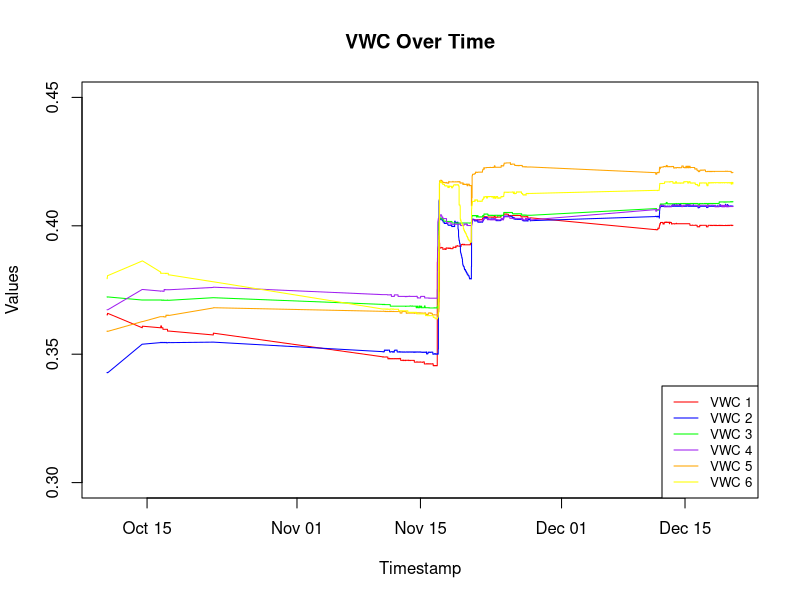
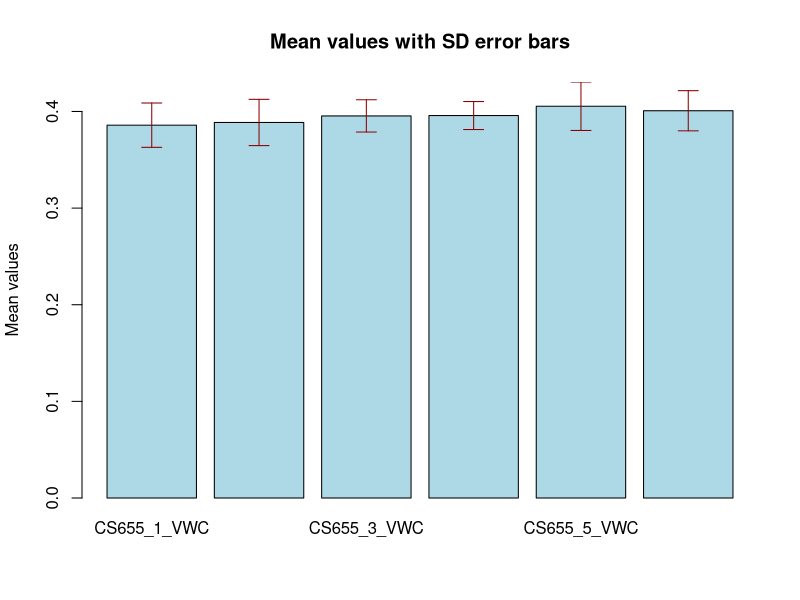

R code for these plots, in order: (Note: this script raises an error after producing the figures.)
#Author Mohammad Bahadori
#codes for Paddock Soil Data Processing

#Psckages to install/call
#install.packages("ggplot2")
#install.packages("reshape2")
#library(ggplot2)
#library(reshape2)


#uploading soil data from .dat file

#Read the file without headers
tempData <- read.table(file = "Ross T1_SoilData.dat", header = FALSE, sep = "\t")

# Check that the file has been read correctly by looking at the top
head(tempData)
str(tempData)

# Set the column names to the values of the second row
colnames(tempData) <- as.character(tempData[2, ])

# Remove unnecessary rows 
SoilData <- tempData[-c(1, 2, 3, 4), ]

# Reset row names to start at 1 and continue sequentially
rownames(SoilData) <- NULL

# Confirm the changes by looking at the top of the modified dataframe
head(SoilData)
str(SoilData)


# Create new data frame 'EC' using the column indices
VWC <- SoilData[, c(1, 3, 6, 9, 12, 15, 18)]
EC <- SoilData[, c(1, 4, 7, 10, 13, 16, 19)]
Temp <- SoilData[, c(1, 5, 8, 11, 14, 17, 20)]


# Alternatively, if the columns are consecutive, you can use
#VWC <- SoilData[, 1:6]
# EC <- SoilData[, 1:6]
#Temp <- SoilData[, 1:6]



#Lets do VWC first

# Check the structure and head of the 'VWC' dataset
str(VWC)
head(VWC)

# Check to see whether data are "as characer" or "numeric"
sapply(VWC[, 2:7], class)

# Convert all columns 2 to 7 to numeric if needed
VWC[, 2:7] <- sapply(VWC[, 2:7], function(x) as.numeric(as.character(x)))

# Remove rows that contain any NaN values
# First, loop through all elements and convert any "nan" or "NAN" strings to NA
VWC[VWC == "nan" | VWC == "NAN"] <- NA

# Then, use na.omit() to remove any rows containing NA values in the dataset
VWC <- na.omit(VWC)

# to exclude rows with any zeros
VWC <- VWC[!apply(VWC == 0, 1, any), ]

# Check the structure and head of the 'VWCp' dataset
str(VWC)
head(VWC)

#Write the 'VWC' dataframe to a .dat file with a tab delimiter and save it
write.table(VWC, file = "VWC1.dat", sep = "\t", row.names = FALSE, col.names = TRUE)



#Create the plot using ggplot2

# Convert the date strings in column 1 to POSIXct datetime objects
VWC[, 1] <- as.POSIXct(VWC[, 1], format = "%d/%m/%Y %H:%M")

#Choose your desired y-axis limits (and change it manually in line below).
#y_min <- min(c(VWC[, 2], VWC[, 3], VWC[, 4], VWC[, 5], VWC[, 6], VWC[, 7]), na.rm = TRUE)
#y_max <- max(c(VWC[, 2], VWC[, 3], VWC[, 4], VWC[, 5], VWC[, 6], VWC[, 7]), na.rm = TRUE)

#Create a plot with timestamp on the x-axis and adjusted y-axis limits (adjust the y_max and y_min as you wish)
plot(VWC[, 1], VWC[, 2], type = 'l', col = 'red', xlab = 'Timestamp', ylab = 'Values',
     main = 'VWC Over Time', ylim = c(0.30, 0.45))

# Add the rest of the series to the same plot
lines(VWC[, 1], VWC[, 3], col = 'blue')
lines(VWC[, 1], VWC[, 4], col = 'green')
lines(VWC[, 1], VWC[, 5], col = 'purple')
lines(VWC[, 1], VWC[, 6], col = 'orange')
lines(VWC[, 1], VWC[, 7], col = 'yellow')
# Add a legend to distinguish the different lines
legend("bottomright", legend = c("VWC 1", "VWC 2", "VWC 3", "VWC 4", "VWC 5", "VWC 6"),
       col = c('red', 'blue', 'green', 'purple', 'orange', 'yellow'), lty = 1, cex = 0.8)



# Do some basic statistics
# Assuming VWC is your dataset with named columns

# List of column names from the 2nd to the 7th
columnNames_VWC <- names(VWC)[2:7]

# Calculate mean and SD for each of the specified columns
means_VWC <- sapply(VWC[, columnNames_VWC], mean, na.rm = TRUE)
sds_VWC <- sapply(VWC[, columnNames_VWC], sd, na.rm = TRUE)

# Create a new dataframe for the results
results_VWC <- data.frame(
  Mean_VWC = means_VWC,
  SD_VWC = sds_VWC
)

# Set the row names of the results dataframe to the column names
rownames(results_VWC) <- columnNames_VWC

# Display the results
print(results_VWC)

# make a graph to compare VWC across lysimeters

# Assuming 'results' dataframe contains the mean and SD information
# for each of the columns

# Create a bar plot for the mean values
barplot(results_VWC$Mean, names.arg = rownames(results_VWC), beside = TRUE,
        col = 'lightblue', ylim = c(0, max(results_VWC$Mean + results_VWC$SD)),
        main = "Mean values with SD error bars", ylab = "Mean values")

# Add error bars for SD
# Calculate the center position of each bar on the x-axis
bar_centers_VWC <- barplot(results_VWC$Mean, plot = FALSE)

# Add the error bars using the arrow function
arrows(x0 = bar_centers_VWC, y0 = results_VWC$Mean - results_VWC$SD,
       x1 = bar_centers_VWC, y1 = results_VWC$Mean + results_VWC$SD,
       angle = 90, code = 3, length = 0.1, col = 'darkred')



# Do ANOVA
# Ensure that you have the reshape2 package installed

#Melt the data frame from wide format to long format for ANOVA
longVWC <- melt(VWC, id.vars = "TIMESTAMP", measure.vars = colnames(VWC)[2:7])

# Perform ANOVA
aov_results_VWC <- aov(value ~ variable, data = longVWC)

# Display the summary of the ANOVA
summary(aov_results_VWC)

# Post-hoc test if ANOVA significant
if (summary(aov_results_VWC)[[1]][["Pr(>F)"]][1] < 0.05) {
  TukeyHSD(aov_results_VWC)
} else {
  print("ANOVA is not significant; post-hoc analysis is not applicable.")
}


# Now let's do EC

# Check the structure and head of the 'EC' dataset
str(EC)
head(EC)


# Check to see whether data are "as characer" or "numeric"
sapply(EC[, 2:7], class)

# Convert all columns 2 to 7 to numeric if needed
EC[, 2:7] <- sapply(EC[, 2:7], function(x) as.numeric(as.character(x)))

# Remove rows that contain any NaN values
# First, loop through all elements and convert any "nan" or "NAN" strings to NA
EC[EC == "nan" | EC == "NAN"] <- NA

# Then, use na.omit() to remove any rows containing NA values in the dataset
EC <- na.omit(EC)

# to exclude rows with any zeros
EC <- EC[!apply(EC == 0, 1, any), ]


# Check the structure and head of the 'ECp' dataset
str(EC)
head(EC)


#Write the 'EC' dataframe to a .dat file with a tab delimiter and save it
write.table(EC, file = "EC1.dat", sep = "\t", row.names = FALSE, col.names = TRUE)


#Create the plot using ggplot2

# Convert the date strings in column 1 to POSIXct datetime objects
EC[, 1] <- as.POSIXct(EC[, 1], format = "%d/%m/%Y %H:%M")

#Choose your desired y-axis limits (and change it manually in line below).
#y_min <- min(c(EC[, 2], EC[, 3], EC[, 4], EC[, 5], EC[, 6], EC[, 7]), na.rm = TRUE)
#y_max <- max(c(EC[, 2], EC[, 3], EC[, 4], EC[, 5], EC[, 6], EC[, 7]), na.rm = TRUE)

#Create a plot with timestamp on the x-axis and adjusted y-axis limits (adjust the y_max and y_min as you wish)
plot(EC[, 1], EC[, 2], type = 'l', col = 'red', xlab = 'Timestamp', ylab = 'Values', 
     main = 'EC Over Time', ylim = c(0.1978, 0.3887))

# Add the rest of the series to the same plot
lines(EC[, 1], EC[, 3], col = 'blue')
lines(EC[, 1], EC[, 4], col = 'green')
lines(EC[, 1], EC[, 5], col = 'purple')
lines(EC[, 1], EC[, 6], col = 'orange')
lines(EC[, 1], EC[, 7], col = 'yellow')
# Add a legend to distinguish the different lines
legend("bottomright", legend = c("EC 1", "EC 2", "EC 3", "EC 4", "EC 5", "EC 6"), 
       col = c('red', 'blue', 'green', 'purple', 'orange', 'yellow'), lty = 1, cex = 0.8)


# Do some basic statistics
# Assuming EC is your dataset with named columns

# List of column names from the 2nd to the 7th
columnNames_EC <- names(EC)[2:7]

# Calculate mean and SD for each of the specified columns
means_EC <- sapply(EC[, columnNames_EC], mean, na.rm = TRUE)
sds_EC <- sapply(EC[, columnNames_EC], sd, na.rm = TRUE)

# Create a new dataframe for the results
results_EC <- data.frame(
  Mean_EC = means_EC,
  SD_EC = sds_EC
)

# Set the row names of the results dataframe to the column names
rownames(results_EC) <- columnNames_EC

# Display the results
print(results_EC)

# make a graph to compare EC across lysimeters

# Assuming 'results' dataframe contains the mean and SD information
# for each of the columns

# Create a bar plot for the mean values
barplot(results_EC$Mean_EC, names.arg = rownames(results_EC), beside = TRUE,
        col = 'lightblue', ylim = c(0, max(results_EC$Mean_EC + results_EC$SD_EC)),
        main = "Mean values with SD error bars", ylab = "Mean values")

# Add error bars for SD
# Calculate the center position of each bar on the x-axis
bar_centers_EC <- barplot(results_EC$Mean_EC, plot = FALSE)

# Add the error bars using the arrow function
arrows(x0 = bar_centers_EC, y0 = results_EC$Mean_EC - results_EC$SD_EC,
       x1 = bar_centers_EC, y1 = results_EC$Mean_EC + results_EC$SD_EC,
       angle = 90, code = 3, length = 0.1, col = 'darkred')


# Do ANOVA

# Ensure that you have the reshape2 package installed
# Commented out because it should be run manually only if needed

#Melt the data frame from wide format to long format for ANOVA
longEC <- melt(EC, id.vars = "TIMESTAMP", measure.vars = colnames(EC)[2:7])

# Perform ANOVA
aov_results_EC <- aov(value ~ variable, data = longEC)

# Display the summary of the ANOVA
summary(aov_results_EC)

# Post-hoc test if ANOVA significant
if (summary(aov_results_EC)[[1]][["Pr(>F)"]][1] < 0.05) {
  TukeyHSD(aov_results_EC)
} else {
  print("ANOVA is not significant; post-hoc analysis is not applicable.")
}



# Finally let's do Temperature

# Check the structure and head of the 'Temp' dataset
str(Temp)
head(Temp)

# Check to see whether data are "as characer" or "numeric"
sapply(Temp[, 2:7], class)

# Convert all columns 2 to 7 to numeric if needed
Temp[, 2:7] <- sapply(Temp[, 2:7], function(x) as.numeric(as.character(x)))

# Remove rows that contain any NaN values
# First, loop through all elements and convert any "nan" or "NAN" strings to NA
Temp[Temp == "nan" | Temp == "NAN"] <- NA

# Then, use na.omit() to remove any rows containing NA values in the dataset
Temp <- na.omit(Temp)

# to exclude rows with any zeros
Temp <- Temp[!apply(Temp == 0, 1, any), ]

# Check the structure and head of the 'Tempp' dataset
str(Temp)
head(Temp)

#Write the 'Temp' dataframe to a .dat file with a tab delimiter and save it
write.table(Temp, file = "Temp1.dat", sep = "\t", row.names = FALSE, col.names = TRUE)

#Create the plot using ggplot2

# Convert the date strings in column 1 to POSIXct datetime objects
Temp[, 1] <- as.POSIXct(Temp[, 1], format = "%d/%m/%Y %H:%M")

#Choose your desired y-axis limits (and change it manually in line below).
#y_min <- min(c(Temp[, 2], Temp[, 3], Temp[, 4], Temp[, 5], Temp[, 6], Temp[, 7]), na.rm = TRUE)
#y_max <- max(c(Temp[, 2], Temp[, 3], Temp[, 4], Temp[, 5], Temp[, 6], Temp[, 7]), na.rm = TRUE)

#Create a plot with timestamp on the x-axis and adjusted y-axis limits (adjust the y_max and y_min as you wish)
plot(Temp[, 1], Temp[, 2], type = 'l', col = 'red', xlab = 'Timestamp', ylab = 'Values',
     main = 'Temperature Over Time', ylim = c(23, 30))

# Add the rest of the series to the same plot
lines(Temp[, 1], Temp[, 3], col = 'blue')
lines(Temp[, 1], Temp[, 4], col = 'green')
lines(Temp[, 1], Temp[, 5], col = 'purple')
lines(Temp[, 1], Temp[, 6], col = 'orange')
lines(Temp[, 1], Temp[, 7], col = 'yellow')
# Add a legend to distinguish the different lines
legend("bottomright", legend = c("Temp 1", "Temp 2", "Temp 3", "Temp 4", "Temp 5", "Temp 6"),
       col = c('red', 'blue', 'green', 'purple', 'orange', 'yellow'), lty = 1, cex = 0.8)

# Do some basic statistics
# Assuming Temp is your dataset with named columns

# List of column names from the 2nd to the 7th
columnNames_Temp <- names(Temp)[2:7]

# Calculate mean and SD for each of the specified columns
means_Temp <- sapply(Temp[, columnNames_Temp], mean, na.rm = TRUE)
sds_Temp <- sapply(Temp[, columnNames_Temp], sd, na.rm = TRUE)

# Create a new dataframe for the results
results_Temp <- data.frame(
  Mean_Temp = means_Temp,
  SD_Temp = sds_Temp
)

# Set the row names of the results dataframe to the column names
rownames(results_Temp) <- columnNames_Temp

# Display the results
print(results_Temp)

# make a graph to compare Temp across lysimeters

# Assuming 'results' dataframe contains the mean and SD information
# for each of the columns

# Create a bar plot for the mean values
barplot(results_Temp$Mean_Temp, names.arg = rownames(results_Temp), beside = TRUE,
        col = 'lightblue', ylim = c(0, max(results_Temp$Mean_Temp + results_Temp$SD_Temp)),
        main = "Mean values with SD error bars", ylab = "Mean values")

# Add error bars for SD
# Calculate the center position of each bar on the x-axis
bar_centers_Temp <- barplot(results_Temp$Mean_Temp, plot = FALSE)

# Add the error bars using the arrow function
arrows(x0 = bar_centers_Temp, y0 = results_Temp$Mean_Temp - results_Temp$SD_Temp,
       x1 = bar_centers_Temp, y1 = results_Temp$Mean_Temp + results_Temp$SD_Temp,
       angle = 90, code = 3, length = 0.1, col = 'darkred')

# Do ANOVA

# Ensure that you have the reshape2 package installed

#Melt the data frame from wide format to long format for ANOVA
longTemp <- melt(Temp, id.vars = "TIMESTAMP", measure.vars = colnames(Temp)[2:7])

# Perform ANOVA
aov_results_Temp <- aov(value ~ variable, data = longTemp)

# Display the summary of the ANOVA
summary(aov_results_Temp)

# Post-hoc test if ANOVA significant
if (summary(aov_results_Temp)[[1]][["Pr(>F)"]][1] < 0.05) {
  TukeyHSD(aov_results_Temp)
} else {
  print("ANOVA is not significant; post-hoc analysis is not applicable.")
}

